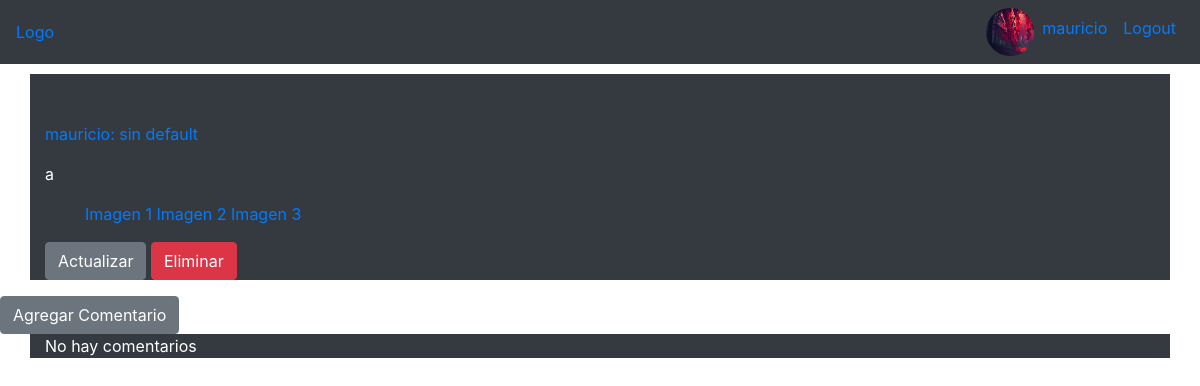
/post/15/ (signed in), run on an earlier commit of the app's database.
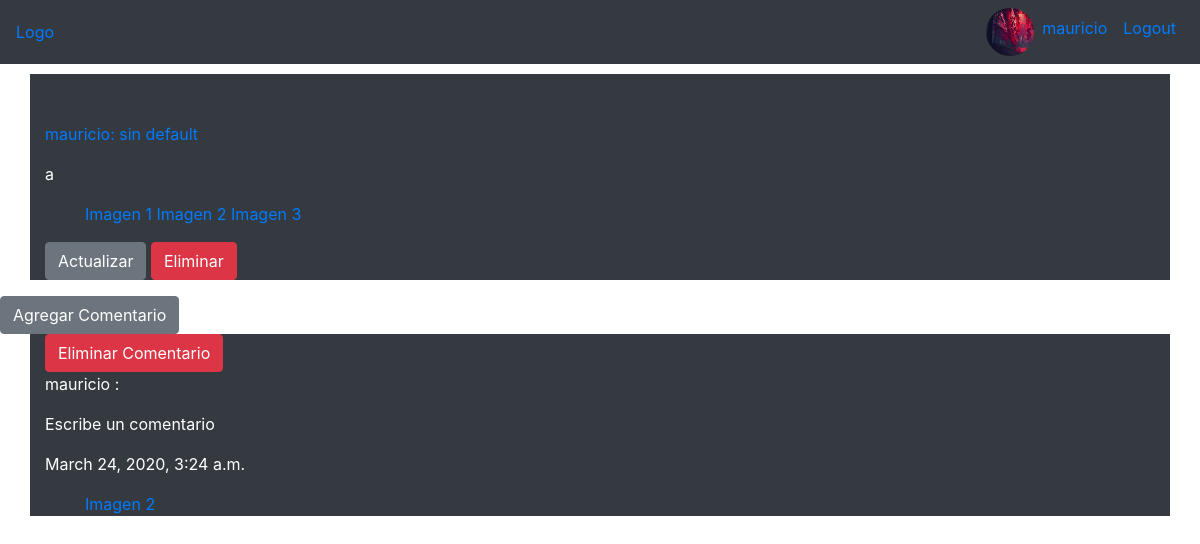
And on a later commit of the database.
### blog/models.py (models this page shows, shortened)
class Comentario(models.Model):
	autor = models.ForeignKey(User, on_delete=models.CASCADE)
	fecha_creacion = models.DateTimeField(default = timezone.now)
	contenido = models.TextField(default = 'Escribe un comentario')
	post = models.ForeignKey('Post', on_delete = models.CASCADE)
	imagen1 = models.ImageField( null=True, blank=True, upload_to = 'comentario_pics')
	imagen2 = models.ImageField( null=True, blank=True, upload_to = 'comentario_pics')
	imagen3 = models.ImageField( null=True, blank=True, upload_to = 'comentario_pics')

### blog/views.py (the view)
# urls.py: path('post/<int:pk>/', PostDetailView.as_view(), name='post-detail'),
class PostDetailView(DetailView):
	model = Post
	def get_context_data(self, **kwargs):
		data = super().get_context_data(**kwargs)
		title = self.get_object().titulo
		data['title'] = title
		return data

### blog/templates/blog/post_detail.html (shortened to what this page needs)
{% extends "blog/base.html" %}
{% block content %}
	<div class="container pt-5 bg-dark text-white">
	<p class="text-primary">{{ object.autor }}: {{object.titulo}}</p>
	<p> {{ object.contenido }} </p>
	<ul class="ul-horizontal">
		<li>
			{% if object.imagen1 %}
			<a target="_blank" href="{{object.imagen1.url}}">Imagen 1</a>
			{% endif %}
		</li>
		<li>
			{% if object.imagen2 %}
			<a target="_blank" href="{{object.imagen2.url}}">Imagen 2</a>
			{% endif %}
		</li>
		<li>
			{% if object.imagen3 %}
			<a target="_blank" href="{{object.imagen3.url}}">Imagen 3</a>
			{% endif %}
		</li>
	</ul>
	{% if object.autor == user %}
		<a class="btn btn-secondary"  href="{% url 'post-actualizar' object.id %}">Actualizar</a>
		<a class="btn btn-danger"  href="{% url 'post-eliminar' object.id %}">Eliminar</a>
	{% endif %}
	</div>
	<a class="btn btn-secondary"  href="{% url 'post-agregar-comentario' object.id %}">Agregar Comentario</a>
	{% if object.comentario_set.all %}
		{% for comentario in object.comentario_set.all %}
		<div class="container bg-dark text-white">
			{% if user == comentario.autor %}
				<a href="{% url 'eliminarComentario' comentario.id %}" class="btn btn-danger" >Eliminar Comentario</a>
			{% endif %}
			<p>{{ comentario.autor }} :</p>
			<p>{{ comentario.contenido }}</p>
			<p>{{ comentario.fecha_creacion }}</p>
			<ul class="ul-horizontal">
				<li>
					{% if comentario.imagen2 %}
					<a target="_blank" href="{{comentario.imagen2.url}}">Imagen 2</a>
					{% endif %}
				</li>
			</ul>
		</div>
		{% endfor %}
	{% else %}
		<div class="container bg-dark text-white">
			<p>No hay comentarios</p>
		</div>
	{% endif %}
{% endblock %}

What changed in the data, as far as the page shows it:
added Comentario: shows "Eliminar Comentario", autor "mauricio", contenido "Escribe un comentario", fecha_creacion "March 24, 2020, 3:24 a.m."
Also different on the page:
text no longer shown: "No hay comentarios"
